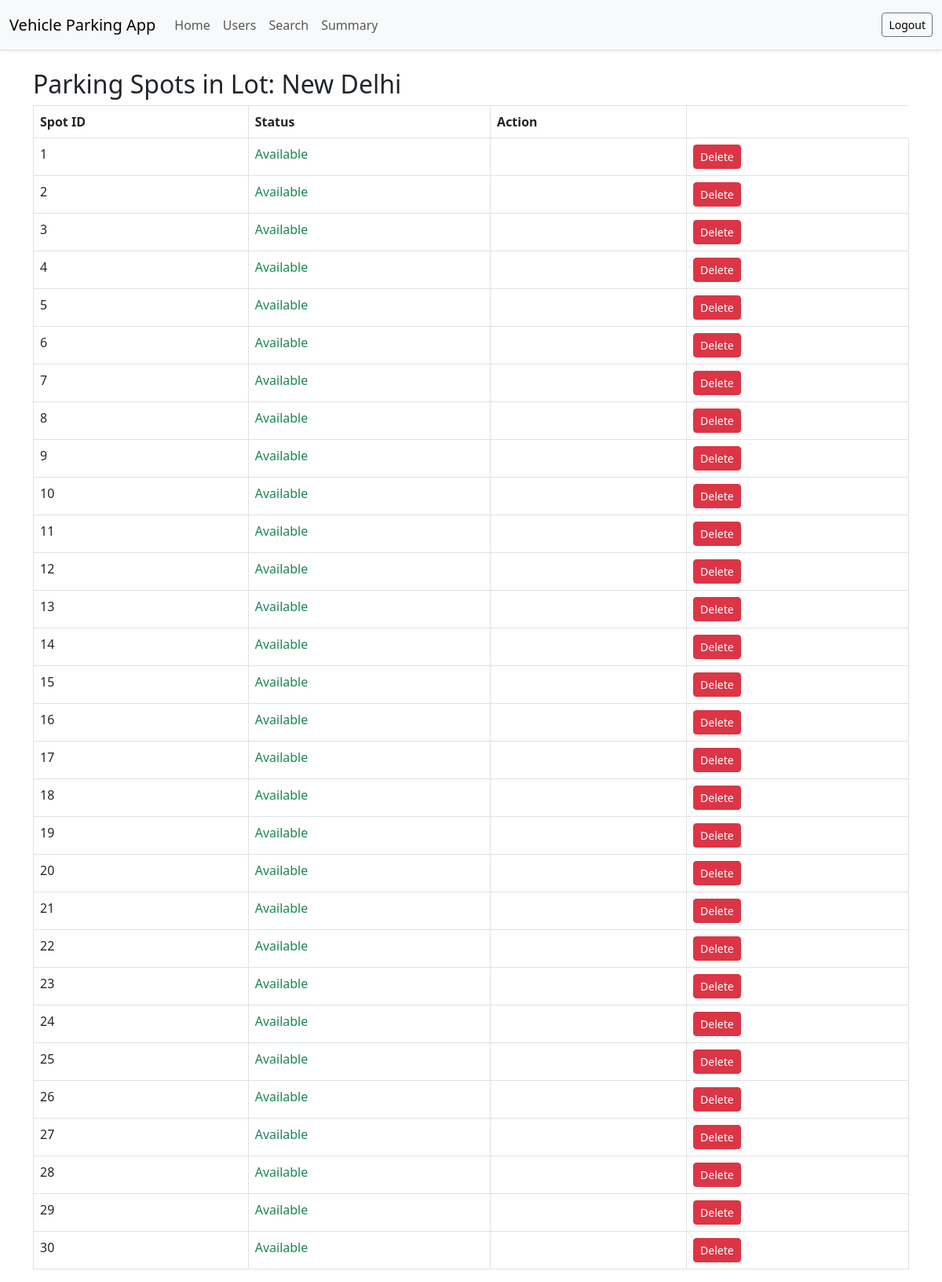
Page /admin/lot/1/spots (signed in) on the committed database.
### models.py (models this page shows)
class ParkingLot(db.Model):
    id = db.Column(db.Integer, primary_key=True)
    name = db.Column(db.String(100), nullable=False)
    address = db.Column(db.String(200), nullable=False)
    pin_code = db.Column(db.String(10), nullable=False)
    price = db.Column(db.Float, nullable=False)
    max_spots = db.Column(db.Integer, nullable=False)
    spots = db.relationship('ParkingSpot', backref='lot', lazy=True)

class ParkingSpot(db.Model):
    id = db.Column(db.Integer, primary_key=True)
    lot_id = db.Column(db.Integer, db.ForeignKey('parking_lot.id'), nullable=False)
    status = db.Column(db.String(1), nullable=False, default='A')  # A = Available, O = Occupied
    reservations = db.relationship('Reservation', backref='spot', lazy=True)

### app.py (the view)
@app.route('/admin/lot/<int:lot_id>/spots')
def view_lot_spots(lot_id):
    if session.get('user') != 'admin':
        return redirect(url_for('login'))
    lot = ParkingLot.query.get_or_404(lot_id)
    return render_template('admin_lot_spots.html', lot=lot)

### templates/admin_lot_spots.html
{% extends "base.html" %}
{% block content %}
<h2>Parking Spots in Lot: {{ lot.name }}</h2>
<table class="table table-bordered">
    <thead>
        <tr>
            <th>Spot ID</th>
            <th>Status</th>
            <th>Action</th>
        </tr>
    </thead>
    <tbody>
        {% for spot in lot.spots %}
        <tr>
            <td>{{ spot.id }}</td>
            <td>
                {% if spot.status == 'A' %}
                    <span class="text-success">Available</span>
                {% else %}
                    <span class="text-danger">Occupied</span>
                {% endif %}
            </td>
            <td>
                <td>
                    {% if spot.status == 'A' %}
                        <a href="{{ url_for('delete_spot', spot_id=spot.id) }}" class="btn btn-danger btn-sm">Delete</a>
                    {% else %}
                        <a href="{{ url_for('spot_details', spot_id=spot.id) }}" class="btn btn-info btn-sm">View Details</a>
                    {% endif %}
                </td>
            </td>
        </tr>
        {% endfor %}
    </tbody>
</table>
{% endblock %}

### templates/base.html (shortened to what this page needs)
<!DOCTYPE html>
<html lang="en">
<head>
    {% if page == 'login' %}
        <link rel="stylesheet" href="{{ url_for('static', filename='css/login.css') }}">
    {% elif page == 'register' %}
        <link rel="stylesheet" href="{{ url_for('static', filename='css/register.css') }}">
    {% else %}
        <link rel="stylesheet" href="{{ url_for('static', filename='css/styles.css') }}">
    {% endif %}
    <link href="https://cdn.jsdelivr.net/npm/bootstrap@5.3.0/dist/css/bootstrap.min.css" rel="stylesheet">
</head>
<body id="{{ page }}">
{% if page != 'login' and page != 'register' %}
<nav class="navbar navbar-expand-lg bg-body-tertiary mb-4 border-bottom shadow-sm">
  <div class="container-fluid">
    <a class="navbar-brand" href="#">Vehicle Parking App</a>
    <div class="collapse navbar-collapse" id="navbarText">
      <ul class="navbar-nav me-auto mb-2 mb-lg-0">
        {% if session.get('user') == 'admin' %}
          <li class="nav-item">
            <a class="nav-link" href="{{ url_for('admin_dashboard') }}">Home</a>
          </li>
          <li class="nav-item">
            <a class="nav-link" href="{{ url_for('admin_users') }}">Users</a>
          </li>
          <li class="nav-item">
            <a class="nav-link" href="{{ url_for('admin_search') }}">Search</a>
          </li>
          <li class="nav-item">
            <a class="nav-link" href="{{ url_for('admin_summary') }}">Summary</a>
          </li>
        {% endif %}
      </ul>
      <span class="navbar-text">
        {% if session.get('user') %}
          <a href="{{ url_for('logout') }}" class="btn btn-outline-secondary btn-sm">Logout</a>
        {% else %}
          <a class="btn btn-outline-primary btn-sm me-2" href="{{ url_for('login') }}">Login</a>
          <a class="btn btn-outline-success btn-sm" href="{{ url_for('register') }}">Register</a>
        {% endif %}
      </span>
    </div>
  </div>
</nav>
{% endif %}
<div class="container">
    {% block content %}{% endblock %}
</div>
</body>
</html>

### static/css/styles.css (style rules this page uses)
body { background-color: #f8f9fa; }
h2 { margin-bottom: 20px; }

### rows in the picture
ParkingLot: name "New Delhi"
ParkingSpot: id "1", status "Available"
ParkingSpot: id "2", status "Available"
ParkingSpot: id "3", status "Available"
ParkingSpot: id "4", status "Available"
ParkingSpot: id "5", status "Available"
ParkingSpot: id "6", status "Available"
ParkingSpot: id "7", status "Available"
ParkingSpot: id "8", status "Available"
ParkingSpot: id "9", status "Available"
ParkingSpot: id "10", status "Available"
ParkingSpot: id "11", status "Available"
ParkingSpot: id "12", status "Available"
ParkingSpot: id "13", status "Available"
ParkingSpot: id "14", status "Available"
ParkingSpot: id "15", status "Available"
ParkingSpot: id "16", status "Available"
ParkingSpot: id "17", status "Available"
ParkingSpot: id "18", status "Available"
ParkingSpot: id "19", status "Available"
ParkingSpot: id "20", status "Available"
ParkingSpot: id "21", status "Available"
ParkingSpot: id "22", status "Available"
ParkingSpot: id "23", status "Available"
ParkingSpot: id "24", status "Available"
ParkingSpot: id "25", status "Available"
ParkingSpot: id "26", status "Available"
ParkingSpot: id "27", status "Available"
ParkingSpot: id "28", status "Available"
ParkingSpot: id "29", status "Available"
ParkingSpot: id "30", status "Available"
